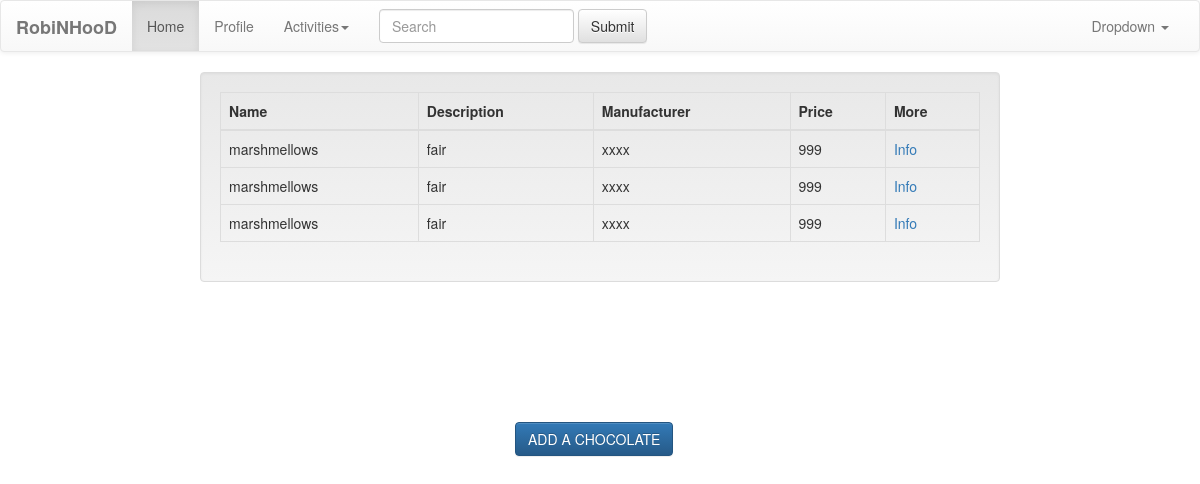
The page / on the database its author committed.
### registration/models.py (models this page shows)
class Chocolate(models.Model):
    id = models.AutoField(primary_key=True)
    name = models.CharField(_('Chocolate Name'), max_length=100, blank=True)
    description = models.CharField(_('Chocolate Description'), max_length=1000, blank=True)
    manufacturer = models.CharField(_('Chocolate Manufacturer'), max_length=100, blank=True)
    price = models.IntegerField(_('Chocolate Price'),
                                validators=[MaxValueValidator(1000), MinValueValidator(0)],
                                help_text=_('4 digits maximum'), blank=True, null=True)

### registration/views.py (the view)
# urls.py: url(r'^$', Home.as_view(), name='home'),
class Home(ListView):
    template_name = 'index.html'
    def get_queryset(self):
        return Chocolate.objects.all()

### registration/templates/index.html (shortened to what this page needs)
{%  load staticfiles %}
<!DOCTYPE html>
<html lang="en">
<head>
    <link rel="stylesheet" href="{%  static 'css/bootstrap.min.css' %}" />
    <link rel="stylesheet" href="{%  static 'css/bootstrap-theme.min.css' %}" />
</head>
<body>
<nav class="navbar navbar-default">
    <div class="container-fluid">
        <div class="navbar-header">
            <a class="navbar-brand" href="#"><b>RobiNHooD</b></a>
        </div>
        <div class="collapse navbar-collapse" id="bs-example-navbar-collapse-1">
            <ul class="nav navbar-nav">
                <li class="active"><a href="#">Home <span class="sr-only">(current)</span></a></li>
                <li><a href="#">Profile</a></li>
                <li class="dropdown">
                    <a href="#" class="dropdown-toggle" data-toggle="dropdown" role="button" aria-haspopup="true" aria-expanded="false">Activities<span class="caret"></span></a>
                </li>
            </ul>
            <form class="navbar-form navbar-left" role="search">
                <div class="form-group">
                    <input type="text" class="form-control" placeholder="Search">
                </div>
                <button type="submit" class="btn btn-default">Submit</button>
            </form>
            <ul class="nav navbar-nav navbar-right">
                <li class="dropdown">
                    <a href="#" class="dropdown-toggle" data-toggle="dropdown" role="button" aria-haspopup="true" aria-expanded="false">Dropdown <span class="caret"></span></a>
                </li>
            </ul>
        </div>
    </div>
</nav>
<div class="col-md-8 col-md-offset-2 well">
    <table class="table table-hover table-bordered table-responsive">
        <thead>
        <tr>
            <th>
                Name
            </th>
            <th>
                Description
            </th>
            <th>
                Manufacturer
            </th>
            <th>
                Price
            </th>
            <th>
                More
            </th>
        </tr>
        </thead>
        <tbody>
        {% for item in object_list %}
            <tr>
                <td> {{ item.name }} </td>
                <td> {{ item.description }}</td>
                <td> {{ item.manufacturer }}</td>
                <td> {{ item.price }}</td>
                <td> <a href="{% url 'chocolate_info' item.id %}">Info</a> </td>
            </tr>
        {% endfor %}
        </tbody>
    </table>
</div>
<div class="col-md-6 col-md-offset-5" style="padding-top: 10%">
    <a href="{% url 'add_choclate' %}">
        <button class="btn btn-primary"> ADD A CHOCOLATE</button>
    </a>
</div>
<div class="col-md-6"></div>
</body>
</html>

### rows shown on the page
Chocolate: name "marshmellows", description "fair", manufacturer "xxxx", price "999"
Chocolate: name "marshmellows", description "fair", manufacturer "xxxx", price "999"
Chocolate: name "marshmellows", description "fair", manufacturer "xxxx", price "999"
